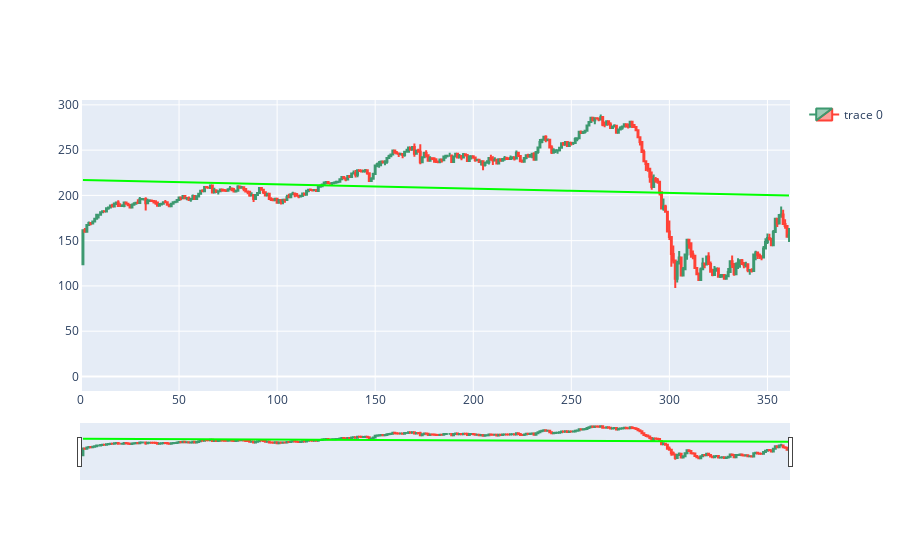

Source (notebook cell):
### Code cell
fig = go.Figure(data=[go.Candlestick(x=df.index,
                open=df['new_open'],
                high=df['High'],
                low=df['Low'],
                close=df['Close'])])

fig.add_trace(trendline)
fig['data'][1]['line']['color']="#00ff00"
fig.show();

### Figure 1 — Plotly figure (JSON) as saved in the notebook; plotly's stock layout.template omitted (floating-point values rounded to 4 significant figures; data arrays with more than 128 entries replaced by an {"elided": "..."} marker saying what was removed)
{"data": [{"close": {"elided": "362 float values"}, "high": {"elided": "362 float values"}, "low": {"elided": "362 float values"}, "open": {"elided": "362 float values"}, "type": "candlestick", "x": {"elided": "362 int values"}}, {"hovertemplate": "<b>OLS trendline</b><br>y = -0.0475686 * x + 217.054<br>R<sup>2</sup>=0.012238<br><br>x=%{x}<br>y=%{y} <b>(trend)</b><extra></extra>", "legendgroup": "", "line": {"color": "#00ff00"}, "marker": {"color": "#636efa", "symbol": "circle"}, "mode": "lines", "name": "", "showlegend": false, "type": "scatter", "x": {"elided": "361 int values"}, "xaxis": "x", "y": {"elided": "361 float values"}, "yaxis": "y"}], "layout": {"autosize": true, "xaxis": {"autorange": true, "range": [-0.5, 361.5], "rangeslider": {"autorange": true, "range": [-0.5, 361.5], "yaxis": {"_template": null, "rangemode": "match"}}, "type": "linear"}, "yaxis": {"autorange": true, "range": [-16.07, 305.4], "type": "linear"}}}
